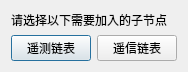
<?xml version="1.0" encoding="UTF-8"?>
<ui version="4.0">
 <class>Client_CheckForm</class>
 <widget class="QDialog" name="Client_CheckForm">
  <property name="geometry">
   <rect>
    <x>0</x>
    <y>0</y>
    <width>186</width>
    <height>66</height>
   </rect>
  </property>
  <property name="windowTitle">
   <string>Dialog</string>
  </property>
  <layout class="QGridLayout" name="gridLayout">
   <item row="0" column="0">
    <widget class="QLabel" name="label">
     <property name="text">
      <string>请选择以下需要加入的子节点</string>
     </property>
    </widget>
   </item>
   <item row="1" column="0">
    <layout class="QHBoxLayout" name="horizontalLayout">
     <item>
      <widget class="QPushButton" name="btn_telemetryList">
       <property name="text">
        <string>遥测链表</string>
       </property>
      </widget>
     </item>
     <item>
      <widget class="QPushButton" name="btn_telesignaList">
       <property name="text">
        <string>遥信链表</string>
       </property>
      </widget>
     </item>
    </layout>
   </item>
  </layout>
 </widget>
 <resources/>
 <connections/>
</ui>
